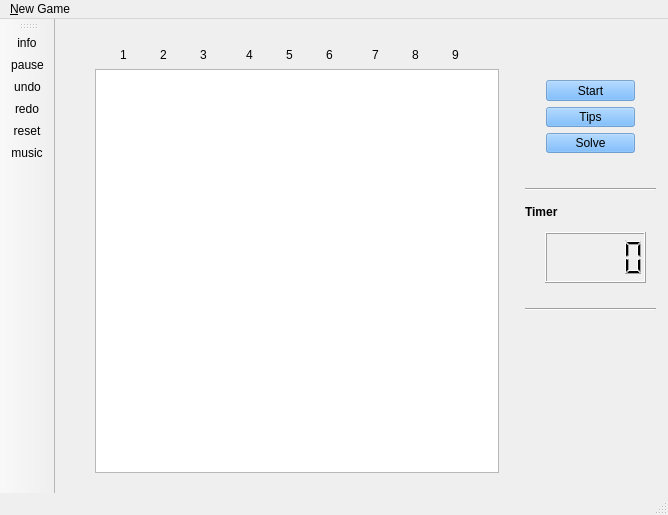
<?xml version="1.0" encoding="UTF-8"?>
<ui version="4.0">
 <class>MainWindow</class>
 <widget class="QMainWindow" name="MainWindow">
  <property name="geometry">
   <rect>
    <x>0</x>
    <y>0</y>
    <width>668</width>
    <height>515</height>
   </rect>
  </property>
  <property name="minimumSize">
   <size>
    <width>668</width>
    <height>515</height>
   </size>
  </property>
  <property name="maximumSize">
   <size>
    <width>668</width>
    <height>515</height>
   </size>
  </property>
  <property name="windowTitle">
   <string>Sudoku Game - Powered by Maxim Syromolotov</string>
  </property>
  <property name="windowIcon">
   <iconset resource="res.qrc">
    <normaloff>:/fig/sudoku</normaloff>:/fig/sudoku</iconset>
  </property>
  <property name="windowOpacity">
   <double>1.000000000000000</double>
  </property>
  <property name="autoFillBackground">
   <bool>true</bool>
  </property>
  <widget class="QWidget" name="centralWidget">
   <widget class="QWidget" name="gridLayoutWidget_2">
    <property name="geometry">
     <rect>
      <x>480</x>
      <y>310</y>
      <width>111</width>
      <height>141</height>
     </rect>
    </property>
    <layout class="QGridLayout" name="gridLayout_2">
     <property name="spacing">
      <number>0</number>
     </property>
    </layout>
   </widget>
   <widget class="QTableWidget" name="tableWidget">
    <property name="geometry">
     <rect>
      <x>40</x>
      <y>50</y>
      <width>404</width>
      <height>404</height>
     </rect>
    </property>
    <property name="toolTipDuration">
     <number>-1</number>
    </property>
    <property name="lineWidth">
     <number>1</number>
    </property>
    <property name="showGrid">
     <bool>true</bool>
    </property>
    <property name="gridStyle">
     <enum>Qt::SolidLine</enum>
    </property>
    <property name="sortingEnabled">
     <bool>false</bool>
    </property>
    <attribute name="horizontalHeaderCascadingSectionResizes">
     <bool>false</bool>
    </attribute>
    <attribute name="horizontalHeaderMinimumSectionSize">
     <number>32</number>
    </attribute>
    <attribute name="verticalHeaderVisible">
     <bool>false</bool>
    </attribute>
    <attribute name="verticalHeaderCascadingSectionResizes">
     <bool>false</bool>
    </attribute>
    <attribute name="verticalHeaderDefaultSectionSize">
     <number>30</number>
    </attribute>
   </widget>
   <widget class="Line" name="line">
    <property name="geometry">
     <rect>
      <x>470</x>
      <y>160</y>
      <width>131</width>
      <height>20</height>
     </rect>
    </property>
    <property name="orientation">
     <enum>Qt::Horizontal</enum>
    </property>
   </widget>
   <widget class="Line" name="line_2">
    <property name="geometry">
     <rect>
      <x>470</x>
      <y>280</y>
      <width>131</width>
      <height>20</height>
     </rect>
    </property>
    <property name="orientation">
     <enum>Qt::Horizontal</enum>
    </property>
   </widget>
   <widget class="QWidget" name="layoutWidget">
    <property name="geometry">
     <rect>
      <x>480</x>
      <y>50</y>
      <width>111</width>
      <height>95</height>
     </rect>
    </property>
    <layout class="QVBoxLayout" name="verticalLayout">
     <item>
      <widget class="QPushButton" name="pushButton_2">
       <property name="focusPolicy">
        <enum>Qt::ClickFocus</enum>
       </property>
       <property name="autoFillBackground">
        <bool>false</bool>
       </property>
       <property name="styleSheet">
        <string notr="true">background-color: rgba(85, 170, 255, 150);</string>
       </property>
       <property name="text">
        <string>Start</string>
       </property>
       <property name="flat">
        <bool>false</bool>
       </property>
      </widget>
     </item>
     <item>
      <widget class="QPushButton" name="pushButton">
       <property name="focusPolicy">
        <enum>Qt::ClickFocus</enum>
       </property>
       <property name="autoFillBackground">
        <bool>false</bool>
       </property>
       <property name="styleSheet">
        <string notr="true">background-color: rgba(85, 170, 255, 150);</string>
       </property>
       <property name="text">
        <string>Tips</string>
       </property>
       <property name="flat">
        <bool>false</bool>
       </property>
      </widget>
     </item>
     <item>
      <widget class="QPushButton" name="pushButton_3">
       <property name="focusPolicy">
        <enum>Qt::ClickFocus</enum>
       </property>
       <property name="autoFillBackground">
        <bool>false</bool>
       </property>
       <property name="styleSheet">
        <string notr="true">background-color: rgba(85, 170, 255, 150);</string>
       </property>
       <property name="text">
        <string>Solve</string>
       </property>
       <property name="flat">
        <bool>false</bool>
       </property>
      </widget>
     </item>
    </layout>
   </widget>
   <widget class="QWidget" name="layoutWidget">
    <property name="geometry">
     <rect>
      <x>20</x>
      <y>60</y>
      <width>20</width>
      <height>381</height>
     </rect>
    </property>
    <layout class="QVBoxLayout" name="verticalLayout_5">
     <property name="spacing">
      <number>24</number>
     </property>
     <item>
      <layout class="QVBoxLayout" name="verticalLayout_2">
       <property name="spacing">
        <number>22</number>
       </property>
       <item>
        <widget class="QLabel" name="label">
         <property name="text">
          <string>A</string>
         </property>
        </widget>
       </item>
       <item>
        <widget class="QLabel" name="label_2">
         <property name="text">
          <string>B</string>
         </property>
        </widget>
       </item>
       <item>
        <widget class="QLabel" name="label_3">
         <property name="text">
          <string>C</string>
         </property>
        </widget>
       </item>
      </layout>
     </item>
     <item>
      <layout class="QVBoxLayout" name="verticalLayout_3">
       <property name="spacing">
        <number>22</number>
       </property>
       <item>
        <widget class="QLabel" name="label_4">
         <property name="text">
          <string>D</string>
         </property>
        </widget>
       </item>
       <item>
        <widget class="QLabel" name="label_5">
         <property name="text">
          <string>E</string>
         </property>
        </widget>
       </item>
       <item>
        <widget class="QLabel" name="label_6">
         <property name="text">
          <string>F</string>
         </property>
        </widget>
       </item>
      </layout>
     </item>
     <item>
      <layout class="QVBoxLayout" name="verticalLayout_4">
       <property name="spacing">
        <number>22</number>
       </property>
       <item>
        <widget class="QLabel" name="label_7">
         <property name="text">
          <string>G</string>
         </property>
        </widget>
       </item>
       <item>
        <widget class="QLabel" name="label_8">
         <property name="text">
          <string>H</string>
         </property>
        </widget>
       </item>
       <item>
        <widget class="QLabel" name="label_9">
         <property name="text">
          <string>I</string>
         </property>
        </widget>
       </item>
      </layout>
     </item>
    </layout>
   </widget>
   <widget class="QWidget" name="layoutWidget">
    <property name="geometry">
     <rect>
      <x>54</x>
      <y>20</y>
      <width>361</width>
      <height>31</height>
     </rect>
    </property>
    <layout class="QHBoxLayout" name="horizontalLayout_4">
     <property name="spacing">
      <number>39</number>
     </property>
     <item>
      <layout class="QHBoxLayout" name="horizontalLayout">
       <property name="spacing">
        <number>33</number>
       </property>
       <property name="sizeConstraint">
        <enum>QLayout::SetMinimumSize</enum>
       </property>
       <item>
        <widget class="QLabel" name="label_10">
         <property name="text">
          <string>1</string>
         </property>
        </widget>
       </item>
       <item>
        <widget class="QLabel" name="label_11">
         <property name="text">
          <string>2</string>
         </property>
        </widget>
       </item>
       <item>
        <widget class="QLabel" name="label_12">
         <property name="text">
          <string>3</string>
         </property>
        </widget>
       </item>
      </layout>
     </item>
     <item>
      <layout class="QHBoxLayout" name="horizontalLayout_2">
       <property name="spacing">
        <number>33</number>
       </property>
       <item>
        <widget class="QLabel" name="label_13">
         <property name="text">
          <string>4</string>
         </property>
        </widget>
       </item>
       <item>
        <widget class="QLabel" name="label_14">
         <property name="text">
          <string>5</string>
         </property>
        </widget>
       </item>
       <item>
        <widget class="QLabel" name="label_15">
         <property name="text">
          <string>6</string>
         </property>
        </widget>
       </item>
      </layout>
     </item>
     <item>
      <layout class="QHBoxLayout" name="horizontalLayout_3">
       <property name="spacing">
        <number>33</number>
       </property>
       <item>
        <widget class="QLabel" name="label_16">
         <property name="text">
          <string>7</string>
         </property>
        </widget>
       </item>
       <item>
        <widget class="QLabel" name="label_17">
         <property name="text">
          <string>8</string>
         </property>
        </widget>
       </item>
       <item>
        <widget class="QLabel" name="label_18">
         <property name="text">
          <string>9</string>
         </property>
        </widget>
       </item>
      </layout>
     </item>
    </layout>
   </widget>
   <widget class="QLabel" name="label_19">
    <property name="geometry">
     <rect>
      <x>470</x>
      <y>185</y>
      <width>67</width>
      <height>17</height>
     </rect>
    </property>
    <property name="text">
     <string>&lt;html&gt;&lt;head/&gt;&lt;body&gt;&lt;p&gt;&lt;span style=&quot; font-weight:600;&quot;&gt;Timer&lt;/span&gt;&lt;/p&gt;&lt;/body&gt;&lt;/html&gt;</string>
    </property>
   </widget>
   <widget class="QLCDNumber" name="timer">
    <property name="geometry">
     <rect>
      <x>490</x>
      <y>213</y>
      <width>101</width>
      <height>51</height>
     </rect>
    </property>
    <property name="minimumSize">
     <size>
      <width>0</width>
      <height>41</height>
     </size>
    </property>
   </widget>
  </widget>
  <widget class="QMenuBar" name="menuBar">
   <property name="geometry">
    <rect>
     <x>0</x>
     <y>0</y>
     <width>668</width>
     <height>22</height>
    </rect>
   </property>
   <widget class="QMenu" name="menuNew_Game">
    <property name="title">
     <string>&amp;New Game</string>
    </property>
    <widget class="QMenu" name="menuEasy_2">
     <property name="title">
      <string>Easy</string>
     </property>
     <addaction name="actionLv_1"/>
     <addaction name="actionLv_2"/>
     <addaction name="actionLv_3"/>
     <addaction name="actionLv_4"/>
     <addaction name="actionRandom"/>
    </widget>
    <widget class="QMenu" name="menuNormal_2">
     <property name="title">
      <string>Normal</string>
     </property>
     <addaction name="actionLv_5"/>
     <addaction name="actionLv_6"/>
     <addaction name="actionLv_7"/>
     <addaction name="actionLv_8"/>
     <addaction name="actionRandom_2"/>
    </widget>
    <widget class="QMenu" name="menuHard_2">
     <property name="title">
      <string>Hard</string>
     </property>
     <addaction name="actionLv_9"/>
     <addaction name="actionLv_10"/>
     <addaction name="actionLv_11"/>
     <addaction name="actionLv_12"/>
     <addaction name="actionRandom_3"/>
    </widget>
    <widget class="QMenu" name="menuCrazy">
     <property name="title">
      <string>Crazy</string>
     </property>
     <addaction name="actionLv_13"/>
     <addaction name="actionLv_14"/>
     <addaction name="actionLv_15"/>
     <addaction name="actionLv_16"/>
     <addaction name="actionRandom_4"/>
    </widget>
    <widget class="QMenu" name="menuCustom">
     <property name="title">
      <string>Custom</string>
     </property>
     <addaction name="actionInput_Sudoku_Game"/>
    </widget>
    <addaction name="menuEasy_2"/>
    <addaction name="menuNormal_2"/>
    <addaction name="menuHard_2"/>
    <addaction name="menuCrazy"/>
    <addaction name="menuCustom"/>
   </widget>
   <addaction name="menuNew_Game"/>
  </widget>
  <widget class="QToolBar" name="mainToolBar">
   <property name="autoFillBackground">
    <bool>false</bool>
   </property>
   <property name="floatable">
    <bool>true</bool>
   </property>
   <attribute name="toolBarArea">
    <enum>LeftToolBarArea</enum>
   </attribute>
   <attribute name="toolBarBreak">
    <bool>false</bool>
   </attribute>
   <addaction name="actionInfo"/>
   <addaction name="actionPause"/>
   <addaction name="actionUndo"/>
   <addaction name="actionRedo"/>
   <addaction name="actionReset"/>
   <addaction name="actionMusic"/>
  </widget>
  <widget class="QStatusBar" name="statusBar"/>
  <action name="actionInfo">
   <property name="icon">
    <iconset resource="res.qrc">
     <normaloff>:/fig/sudoku</normaloff>:/fig/sudoku</iconset>
   </property>
   <property name="text">
    <string>info</string>
   </property>
   <property name="toolTip">
    <string>Infomation</string>
   </property>
   <property name="shortcut">
    <string>Alt+I</string>
   </property>
  </action>
  <action name="actionStart">
   <property name="icon">
    <iconset resource="res.qrc">
     <normaloff>:/fig/play</normaloff>:/fig/play</iconset>
   </property>
   <property name="text">
    <string>start</string>
   </property>
  </action>
  <action name="actionUndo">
   <property name="icon">
    <iconset resource="res.qrc">
     <normaloff>:/fig/prev</normaloff>:/fig/prev</iconset>
   </property>
   <property name="text">
    <string>undo</string>
   </property>
   <property name="toolTip">
    <string>Undo</string>
   </property>
   <property name="shortcut">
    <string>Ctrl+Z</string>
   </property>
  </action>
  <action name="actionReset">
   <property name="icon">
    <iconset resource="res.qrc">
     <normaloff>:/fig/previous</normaloff>:/fig/previous</iconset>
   </property>
   <property name="text">
    <string>reset</string>
   </property>
   <property name="toolTip">
    <string>Reset to initial</string>
   </property>
   <property name="shortcut">
    <string>Ctrl+Alt+Z</string>
   </property>
  </action>
  <action name="actionPause">
   <property name="icon">
    <iconset resource="res.qrc">
     <normaloff>:/fig/pause</normaloff>:/fig/pause</iconset>
   </property>
   <property name="text">
    <string>pause</string>
   </property>
   <property name="toolTip">
    <string>Pause</string>
   </property>
   <property name="shortcut">
    <string>Space</string>
   </property>
  </action>
  <action name="actionRedo">
   <property name="icon">
    <iconset resource="res.qrc">
     <normaloff>:/fig/next</normaloff>:/fig/next</iconset>
   </property>
   <property name="text">
    <string>redo</string>
   </property>
   <property name="toolTip">
    <string>Redo</string>
   </property>
   <property name="shortcut">
    <string>Ctrl+Y</string>
   </property>
  </action>
  <action name="actionNew">
   <property name="icon">
    <iconset resource="res.qrc">
     <normaloff>:/fig/shuffle</normaloff>:/fig/shuffle</iconset>
   </property>
   <property name="text">
    <string>new</string>
   </property>
   <property name="toolTip">
    <string>New game</string>
   </property>
  </action>
  <action name="actionDelete">
   <property name="icon">
    <iconset resource="res.qrc">
     <normaloff>:/fig/minus</normaloff>:/fig/minus</iconset>
   </property>
   <property name="text">
    <string>delete</string>
   </property>
   <property name="toolTip">
    <string>Delete numbers in selected grid</string>
   </property>
  </action>
  <action name="actionSolve">
   <property name="icon">
    <iconset resource="res.qrc">
     <normaloff>:/fig/calc</normaloff>:/fig/calc</iconset>
   </property>
   <property name="text">
    <string>solve</string>
   </property>
   <property name="toolTip">
    <string>Auto solve</string>
   </property>
  </action>
  <action name="actionLevel_13">
   <property name="text">
    <string>Level 1</string>
   </property>
  </action>
  <action name="actionLevel_2">
   <property name="text">
    <string>Level 2</string>
   </property>
  </action>
  <action name="actionLevel_21">
   <property name="text">
    <string>Level 1</string>
   </property>
  </action>
  <action name="actionLevel_22">
   <property name="text">
    <string>Level 2</string>
   </property>
  </action>
  <action name="actionLevel_5">
   <property name="text">
    <string>Level 3</string>
   </property>
  </action>
  <action name="actionLevel_23">
   <property name="text">
    <string>Level 3</string>
   </property>
  </action>
  <action name="actionLevel_7">
   <property name="text">
    <string>Level 1</string>
   </property>
  </action>
  <action name="actionLevel_8">
   <property name="text">
    <string>Level 2</string>
   </property>
  </action>
  <action name="actionLevel_9">
   <property name="text">
    <string>Level 3</string>
   </property>
  </action>
  <action name="actionLevel_10">
   <property name="text">
    <string>Level 4</string>
   </property>
  </action>
  <action name="actionLevel_24">
   <property name="text">
    <string>Level 4</string>
   </property>
  </action>
  <action name="actionLevel_12">
   <property name="text">
    <string>Level 4</string>
   </property>
  </action>
  <action name="actionInput_sudoku_game">
   <property name="text">
    <string>Input sudoku game</string>
   </property>
  </action>
  <action name="actionLv_1">
   <property name="text">
    <string>Lv.1</string>
   </property>
  </action>
  <action name="actionLv_2">
   <property name="text">
    <string>Lv.2</string>
   </property>
  </action>
  <action name="actionLv_3">
   <property name="text">
    <string>Lv.3</string>
   </property>
  </action>
  <action name="actionLv_4">
   <property name="text">
    <string>Lv.4</string>
   </property>
  </action>
  <action name="actionLv_5">
   <property name="text">
    <string>Lv.1</string>
   </property>
  </action>
  <action name="actionLv_6">
   <property name="text">
    <string>Lv.2</string>
   </property>
  </action>
  <action name="actionLv_7">
   <property name="text">
    <string>Lv.3</string>
   </property>
  </action>
  <action name="actionLv_8">
   <property name="text">
    <string>Lv.4</string>
   </property>
  </action>
  <action name="actionLv_9">
   <property name="text">
    <string>Lv.1</string>
   </property>
  </action>
  <action name="actionLv_10">
   <property name="text">
    <string>Lv.2</string>
   </property>
  </action>
  <action name="actionLv_11">
   <property name="text">
    <string>Lv.3</string>
   </property>
  </action>
  <action name="actionLv_12">
   <property name="text">
    <string>Lv.4</string>
   </property>
  </action>
  <action name="actionRandom">
   <property name="text">
    <string>Random</string>
   </property>
  </action>
  <action name="actionRandom_2">
   <property name="text">
    <string>Random</string>
   </property>
  </action>
  <action name="actionRandom_3">
   <property name="text">
    <string>Random</string>
   </property>
   <property name="shortcut">
    <string>Alt+R, Alt+1</string>
   </property>
  </action>
  <action name="actionLv_13">
   <property name="text">
    <string>Lv.1</string>
   </property>
  </action>
  <action name="actionLv_14">
   <property name="text">
    <string>Lv.2</string>
   </property>
  </action>
  <action name="actionLv_15">
   <property name="text">
    <string>Lv.3</string>
   </property>
  </action>
  <action name="actionLv_16">
   <property name="text">
    <string>Lv.4</string>
   </property>
   <property name="shortcut">
    <string>Ctrl+N, Ctrl+I</string>
   </property>
  </action>
  <action name="actionRandom_4">
   <property name="text">
    <string>Random</string>
   </property>
   <property name="shortcut">
    <string>Ctrl+R</string>
   </property>
  </action>
  <action name="actionInput_Sudoku_Game">
   <property name="text">
    <string>Input Sudoku Game</string>
   </property>
   <property name="shortcut">
    <string>Ctrl+I</string>
   </property>
  </action>
  <action name="actionMusic">
   <property name="icon">
    <iconset resource="res.qrc">
     <normaloff>:/fig/mute</normaloff>:/fig/mute</iconset>
   </property>
   <property name="text">
    <string>music</string>
   </property>
   <property name="toolTip">
    <string>Play music</string>
   </property>
   <property name="shortcut">
    <string>Ctrl+M</string>
   </property>
  </action>
 </widget>
 <layoutdefault spacing="6" margin="11"/>
 <tabstops>
  <tabstop>pushButton_2</tabstop>
  <tabstop>pushButton</tabstop>
  <tabstop>pushButton_3</tabstop>
 </tabstops>
 <resources>
  <include location="res.qrc"/>
 </resources>
 <connections/>
</ui>
